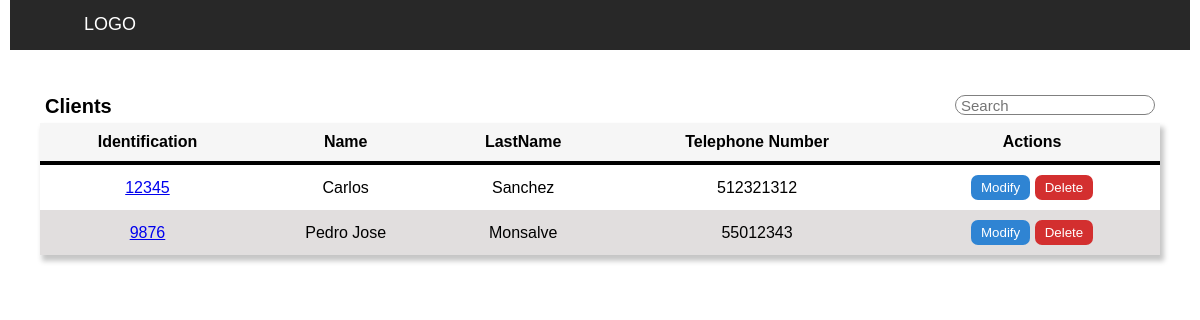
The app's page /inventory/client-list, older data.
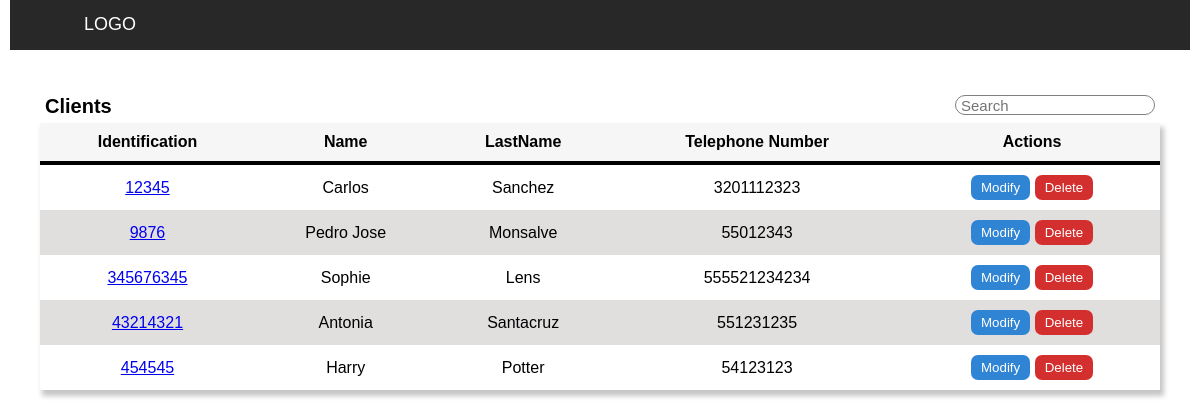
The same page, newer data.
### inventory/models.py (models this page shows)
class Client(models.Model):
    name = models.CharField(max_length=192, null=True)
    lastname = models.CharField(max_length=192, null=True)
    tel =  models.IntegerField()
    id_number = models.IntegerField()

### inventory/views.py (the view)
# urls.py: path('client-list',views.show_clients, name='show_clients'),
def show_clients(request):
    clients = Client.objects.all()
    return render(request, "inventory/client-list.html",{"clients":clients })

### inventory/templates/inventory/client-list.html (shortened to what this page needs)
{% extends "inventory/layout.html" %}
{% block body %}
<div class="page">
    <div class="container ft-center">
        <div class="head-cont">
            <strong>Clients </strong>
            <input class="head-cont" id="searchTerm" type="text" onkeyup="search_item()" placeholder="Search">
        </div>
        <table id="date-table">
            <thead>
                <th>Identification</th>
                <th>Name</th>
                <th>LastName</th>
                <th>Telephone Number</th>
                <th>Actions</th>
            </thead>
            <tbody>
                {% for client in clients %}
                <tr>
                    <td>
                        <p id="item-client-{{client.id}}"> <a href="show-client/{{client.id}}"> {{client.id_number}} </a> </p>
                    </td>
                    <td>
                        <p id="item-client-{{client.id}}">{{client.name}}</p>
                    </td>
                    <td>
                        <p id="item-client-{{client.id}}">{{client.lastname}} </p>
                    </td>
                    <td>
                        <p id="item-client-{{client.id}}">{{client.tel}}</p>
                    </td>
                    <td>
                        <button class="button_blue" id="button_blue-{{client.id}}" onclick="modify_view({{client.id}})"> Modify </button>
                        <button class="button_red" id="button_red-{{client.id}}" onclick="location.href='client/{{client.id}}'""> Delete </button>
                    </td>
                </tr>
                {% endfor %}
            </tbody>
        </table>
    </div>
</div>
{% endblock %}

### inventory/templates/inventory/layout.html (shortened to what this page needs)
{% load static %}
<html lang="en">
<head>
    <link rel="stylesheet" type="text/css" href="{% static 'inventory/style.css' %}">
</head>
<body>
   {% if user.is_authenticated %}
    <nav>
        <ul class="menu">
            <li class="logo ">
                <a href="{% url 'index'%}">  <strong>INVENTORY INC </strong>  </a>
            </li>
            <li class="item "><a href="{% url 'index'%} ">Inventory</a></li>
            <li class="item "><a href="{% url 'orders' %}">Make Orders</a></li>
            <li class="item "><a href="{% url 'show_reports' %}">Reports</a></li>
            <li class="log_option "><a href="{% url 'logout' %}">Log Out</a><a href="#">{{user.username}}</a></li>
        </ul>
    </nav>
    {% else %}
    <nav>
        <ul class="menu">
            <li class="logo "><a href="#">LOGO</a></li>
        </ul>
    </nav>
    {% endif %}
    {% block body %}
    {% endblock %}
</body>
</html>

### inventory/static/inventory/style.css (style rules this page uses)
* { margin: 0px; padding: 0px; box-sizing: border-box; }
.page { display: flex; flex-wrap: wrap; margin: 0px 10px; }
.container { padding: 20px; margin: 20px 10px; align-items: center; align-content: center; justify-content: center; }
.head-cont { display: flex; padding: 5px; justify-content: space-between; font-size: 20px; }
.head-cont>input { height: 20px; width: 200px; border-radius: 20px; color: grey; border: 1px solid gray; font-size: 15px; }
table { text-align: center; width: 100%; border-collapse: collapse; box-shadow: 3px 5px 5px 1px #C6C6C6; }
th , td { padding: 10px; }
table tbody tr:nth-child(odd) { background-color: #E1DEDE; }
thead { background-color: #F6F6F6; border-bottom: solid 4px; }
body { font-family: sans-serif; }
nav { font-size: 18px; }
nav ul { display: flex; margin: 0px 10px; background-color: #282828; list-style: none; ; }
.item > a , .logo > a { color: white; text-decoration: none; }
li { padding: 14px 10px; }
.logo { width: 200px; text-align: center; }
.menu { background-color: #282828; height: 50px; }
.button_blue { background-color: #2F84D3 ; border: transparent; border-radius: 7px; padding: 5px 10px ; color: white; }
.button_red { background-color: #D32F2F ; border: transparent; border-radius: 7px; padding: 5px 10px ; color: white; }
.ft-center { justify-content: center; text-align: center; align-items: center; width: 100%; }

Row changes from the older to the newer data that the page shows:
changed Client "Carlos": tel "512321312" → "3201112323"
added Client: id_number "345676345", name "Sophie", lastname "Lens", tel "555521234234"
added Client: id_number "43214321", name "Antonia", lastname "Santacruz", tel "551231235"
added Client: id_number "454545", name "Harry", lastname "Potter", tel "54123123"
